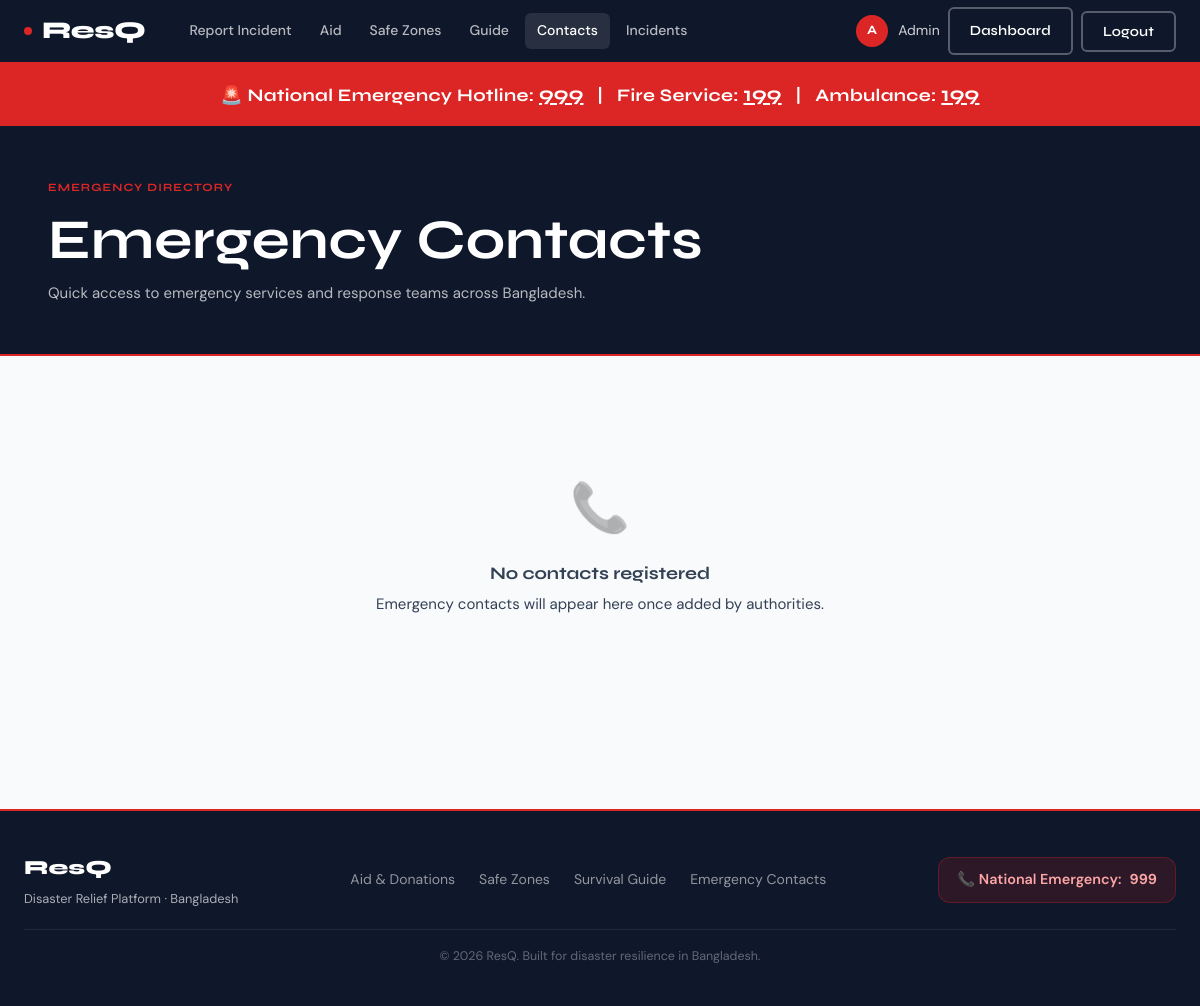
The page /contacts/ (signed in) on the database as committed earlier.
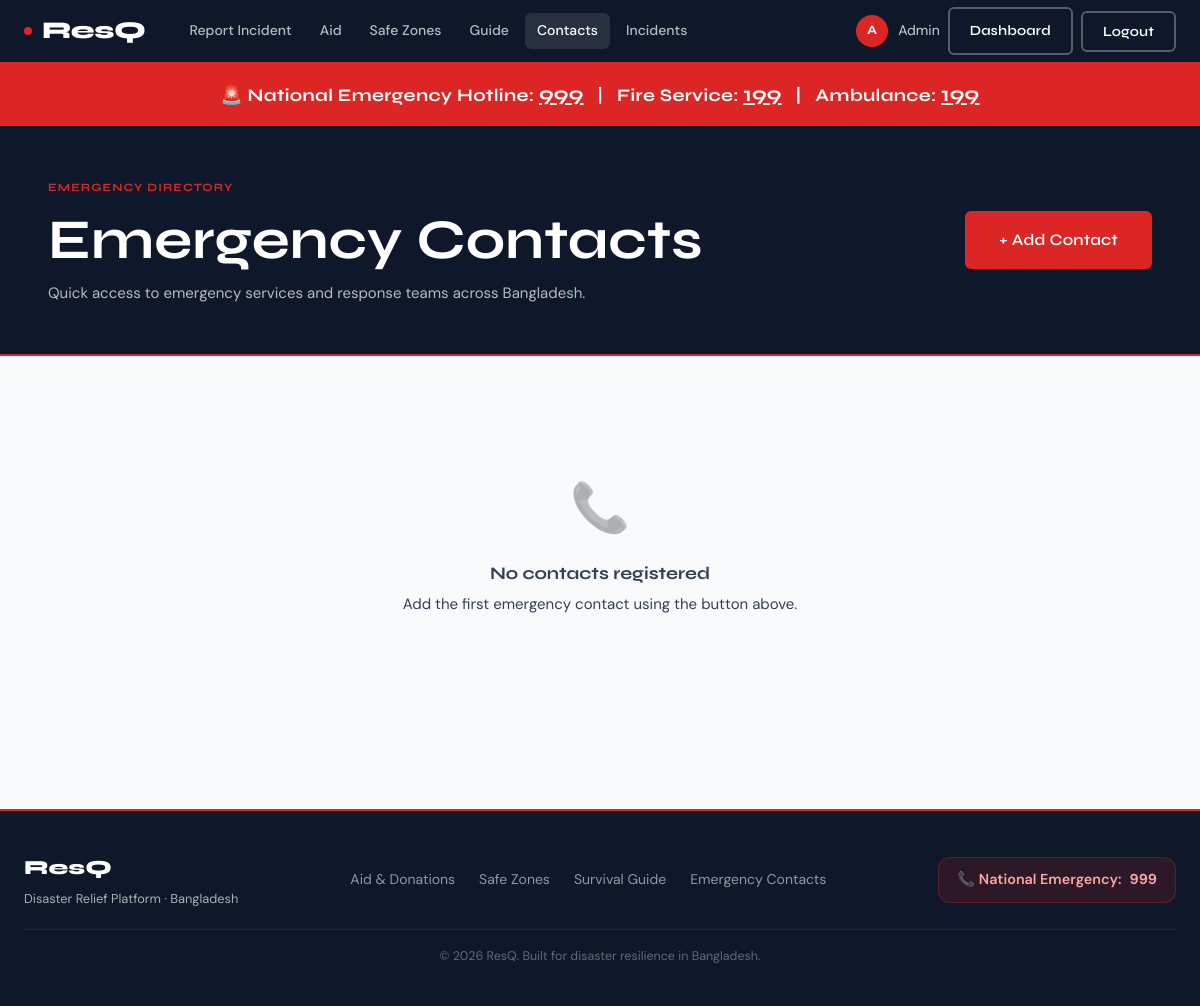
The same page on the database as committed later.
### contacts/views.py (the view)
# urls.py: path('', views.contacts_page, name='contacts_page'),
def contacts_page(request):
    contacts = EmergencyContact.objects.filter(
        is_active=True
    ).order_by('category', 'name')
    grouped = {}
    for contact in contacts:
        grouped.setdefault(contact.get_category_display(), []).append(contact)
    return render(request, 'contacts/contacts.html', {'grouped': grouped})

### templates/contacts/contacts.html (shortened to what this page needs)
{% extends "base.html" %}
{% block content %}
<div style="background:var(--red);padding:14px 24px;text-align:center;">
  <div style="font-size:1.1rem;font-weight:700;color:white;font-family:var(--font-display);letter-spacing:.02em;">
    🚨 National Emergency Hotline: <a href="tel:999" style="color:white;text-decoration:underline;font-size:1.3rem;">999</a>
    &nbsp;&nbsp;|&nbsp;&nbsp;
    Fire Service: <a href="tel:199" style="color:white;text-decoration:underline;font-size:1.3rem;">199</a>
    &nbsp;&nbsp;|&nbsp;&nbsp;
    Ambulance: <a href="tel:199" style="color:white;text-decoration:underline;font-size:1.3rem;">199</a>
  </div>
</div>
<section style="background:var(--navy);padding:48px 24px;border-bottom:2px solid var(--red);">
  <div class="container">
    <div style="display:flex;align-items:center;justify-content:space-between;flex-wrap:wrap;gap:20px;">
      <div>
        <span class="section-label">Emergency Directory</span>
        <h1 style="color:white;margin-bottom:8px;">Emergency Contacts</h1>
        <p style="color:rgba(255,255,255,.7);">Quick access to emergency services and response teams across Bangladesh.</p>
      </div>
      {% if user.is_authenticated and user.role == 'authority' %}
      <a href="{% url 'contact_create' %}" class="btn btn-primary btn-lg">+ Add Contact</a>
      {% endif %}
    </div>
  </div>
</section>
<div style="padding:48px 24px;">
  <div class="container">
    {% if grouped %}
    {% for category, contacts in grouped.items %}
    <div style="margin-bottom:48px;">
      <div style="display:flex;align-items:center;gap:12px;margin-bottom:20px;padding-bottom:12px;border-bottom:2px solid var(--border);">
        <span style="font-size:1.75rem;">
          {% if 'fire' in category|lower %}🔥
          {% elif 'police' in category|lower %}🚔
          {% elif 'hospital' in category|lower or 'medical' in category|lower %}🏥
          {% elif 'shelter' in category|lower %}🏠
          {% elif 'ngo' in category|lower %}🤝
          {% elif 'military' in category|lower or 'army' in category|lower %}🪖
          {% elif 'coast' in category|lower %}⛵
          {% else %}📞{% endif %}
        </span>
        <h3 style="font-size:1.35rem;margin:0;">{{ category }}</h3>
        <span style="font-size:.8rem;color:var(--muted);margin-left:auto;">{{ contacts|length }} contact{{ contacts|length|pluralize }}</span>
      </div>
      <div class="grid-3">
        {% for contact in contacts %}
        <div class="contact-card">
          <div style="display:flex;align-items:flex-start;justify-content:space-between;gap:8px;margin-bottom:10px;">
            <h4 style="font-size:.95rem;margin:0;">{{ contact.name }}</h4>
            {% if user.is_authenticated and user.role == 'authority' %}
            <a href="{% url 'contact_edit' contact.id %}" class="btn btn-outline btn-sm" style="flex-shrink:0;">Edit</a>
            {% endif %}
          </div>
          <a href="tel:{{ contact.phone_number }}" class="phone" style="display:block;margin-bottom:10px;">
            📞 {{ contact.phone_number }}
          </a>
          {% if contact.address %}
          <p style="font-size:.8rem;color:var(--muted);margin-bottom:8px;">📍 {{ contact.address }}</p>
          {% endif %}
          {% if contact.notes %}
          <p style="font-size:.8rem;color:var(--slate);padding-top:8px;border-top:1px solid var(--border);">{{ contact.notes }}</p>
          {% endif %}
          {% if not contact.is_active %}
          <div style="margin-top:8px;">
            <span class="badge badge-pending">Inactive</span>
          </div>
          {% endif %}
        </div>
        {% endfor %}
      </div>
    </div>
    {% endfor %}
    {% else %}
    <div class="empty-state">
      <div class="empty-icon">📞</div>
      <h3>No contacts registered</h3>
      <p>{% if user.is_authenticated and user.role == 'authority' %}Add the first emergency contact using the button above.{% else %}Emergency contacts will appear here once added by authorities.{% endif %}</p>
    </div>
    {% endif %}
  </div>
</div>
{% endblock %}

Rows that differ between the two databases and show on the page:
changed User "Admin": role empty → "authority" (drawn)
Other text that changed with them:
text no longer shown: "Emergency contacts will appear here once added by authorities."
text now shown: "+ Add Contact Add the first emergency contact using the button above."
